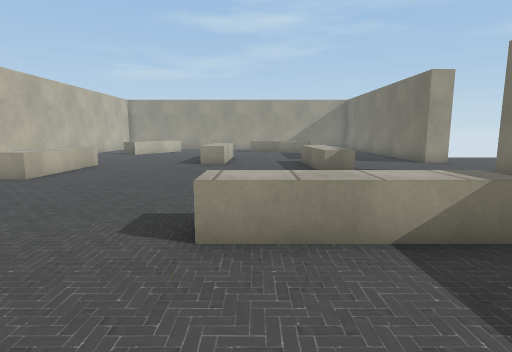
[1] (above)

16 first-person views from a walk through a Unity game level. The camera is 1.3 m above the floor, tilts 8° down and sees 80° across. The floor is counted in squares, 1 m on a side. Each view is taken from the middle of a square. On the plan, view 1 faces up. The plan holds only what a view shows up to about 14 squares ahead; the rest is blank. The player character is not drawn. Some animated figures are not drawn. Some surface patterns are stand-ins.

[2]
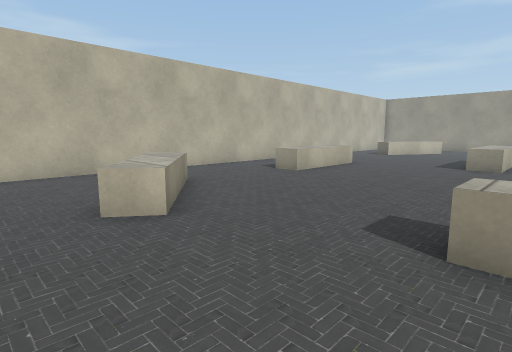

[3]
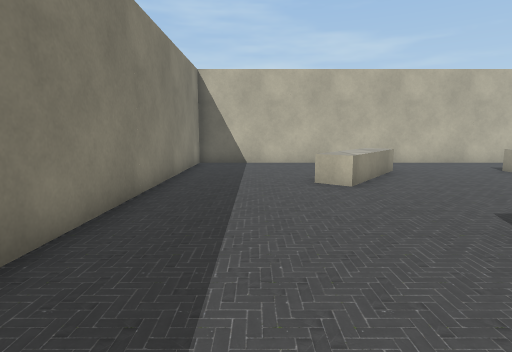

[4]
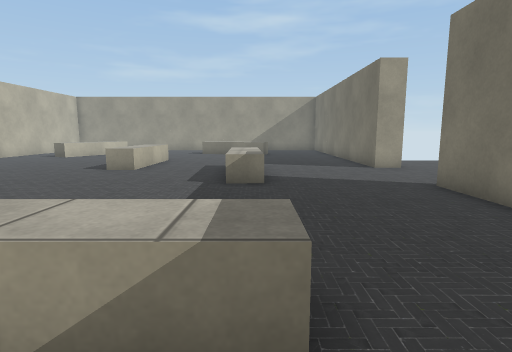

[5]
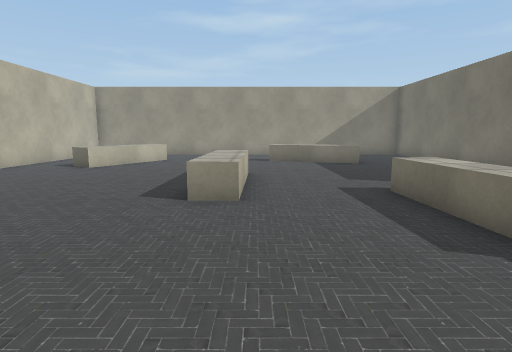

[6]
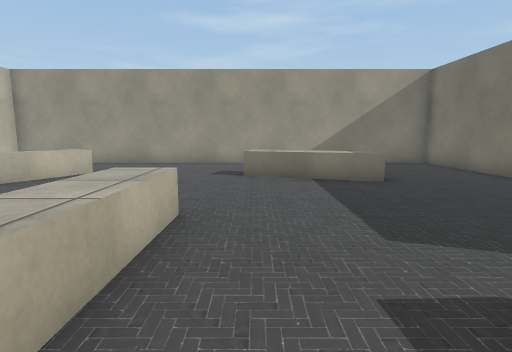

[7]
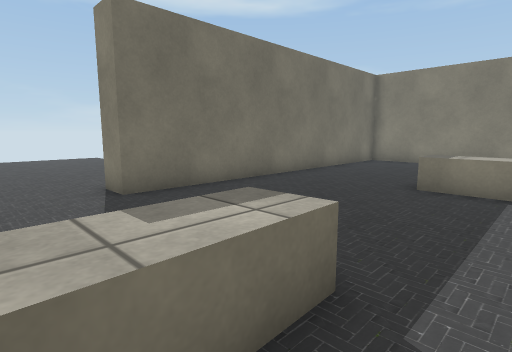

[8]
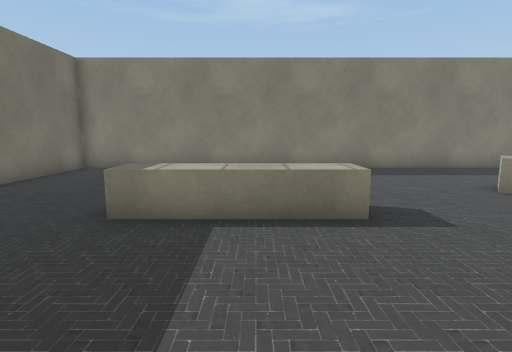

[9]
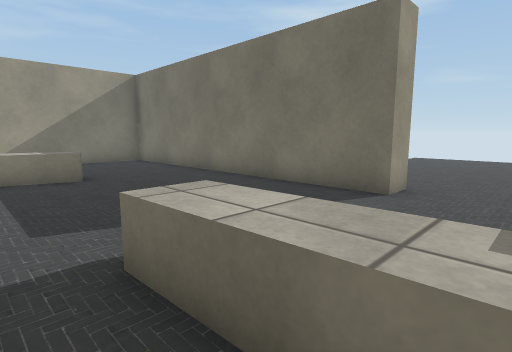

[10]
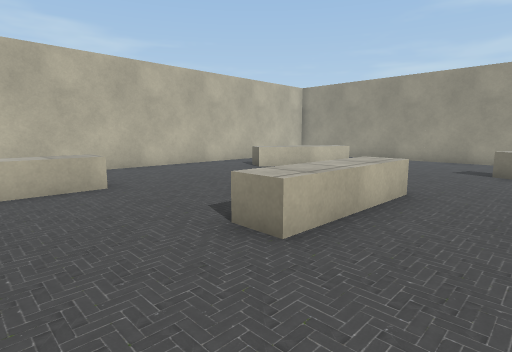

[11]
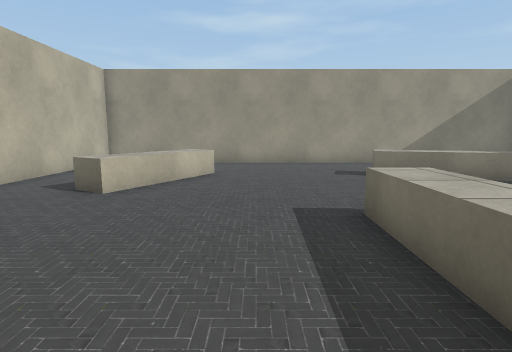

[12]
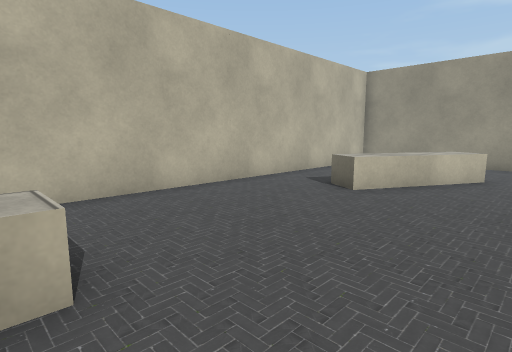

[13]
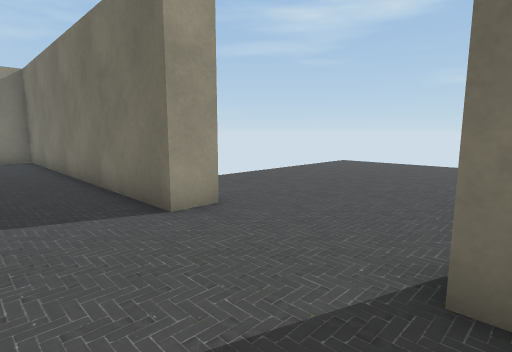

[14]
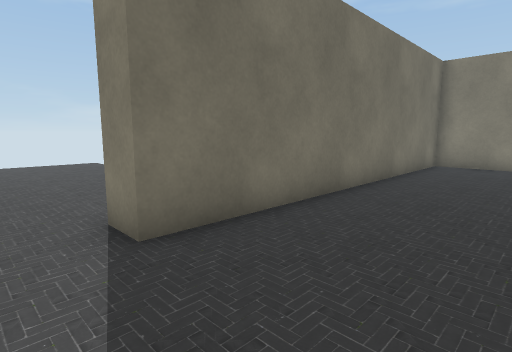

[15]
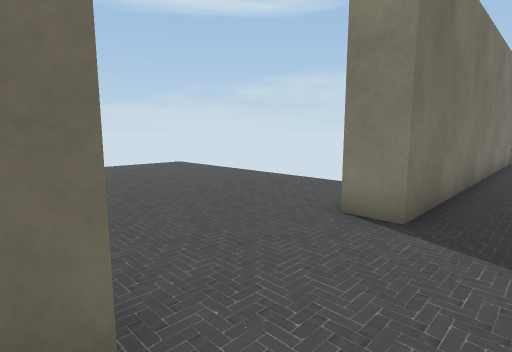

[16]
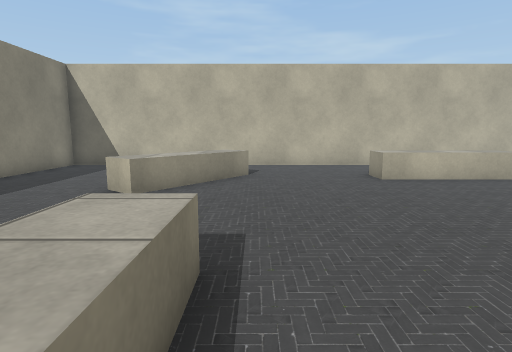

### Floor plan
Key: @ floor where view 1 was taken; # wall or solid block; . floor; = window, fence, low wall or low ledge; ^ raised ledge.
Columns run from 11 left of view 1 to 18 right of it. Each row starts with its distance up from view 1.
 26 ####################
 25 #   .........   ...#
 24 #    .......    ...#
 23 #    .......   ....#
 22 #.  .^=....^^  ....#
 21 #.. ^^.....^^^^=...#
 20 #..=^.........^....#
 19 #..^^..............#
 18 #..................#
 17 #........^.........#
 16 #........^^........# ........
 15 #........^^........#..........
 14 #........^^...^....#..........
 13 #........^...^^...............
 12 #   ^........^^...............
 11 #   ^........^^..............
 10 #.. ^........^^...............
  9 #...^..............#..........
  8 #..................#..........
  7 #..................# .........
  6 #..................#
  5 #...=..............#
  4 #  ^^.....^^^^^....#
  3 #...^^^............#
  2 #....^^=...........#
  1 #............  ....#
  0 #..........@. . ...#
 -1 #............   ...#
 -2 #............   ...#
 -3 ####################

Where each view was taken, in squares from view 1:
view 1: 0 up, 0 right, facing up
view 2: 0 up, 0 right, facing up-left
view 3: 0 up, 3 right, facing left
view 4: 2 up, 3 right, facing up
view 5: 7 up, 1 left, facing up
view 6: 12 up, 0 right, facing up
view 7: 12 up, 1 right, facing down-right
view 8: 9 up, 1 right, facing down
view 9: 11 up, 1 right, facing up-right
view 10: 10 up, 1 right, facing up-left
view 11: 12 up, 4 left, facing up
view 12: 12 up, 4 left, facing up-left
view 13: 9 up, 5 right, facing up-right
view 14: 11 up, 4 right, facing down-right
view 15: 14 up, 6 right, facing down-right
view 16: 5 up, 2 right, facing left
